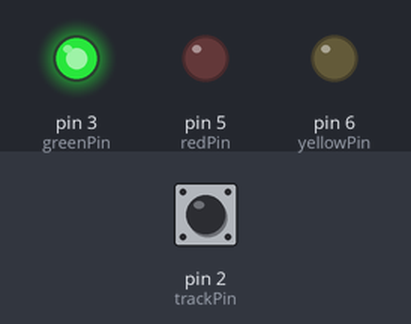
Recording of a sketch running on a simulated Arduino Nano, built with avr-gcc and run on an emulated ATmega328P. On the bench: output pins drawn as LEDs (lit = HIGH). Inputs (shaded band) come from the test bench; at power-on: pin 2 (trackPin) HIGH.

Above: at 1.2 s.
1.3 s: pin 2 (trackPin) pulled LOW for 0.15 s
At 2.6 s:
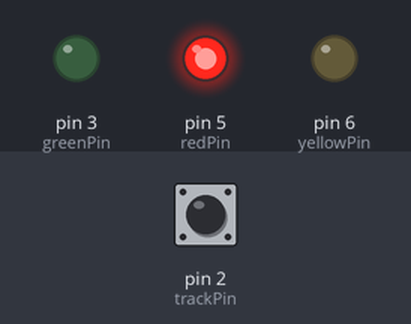
At 7.6 s:
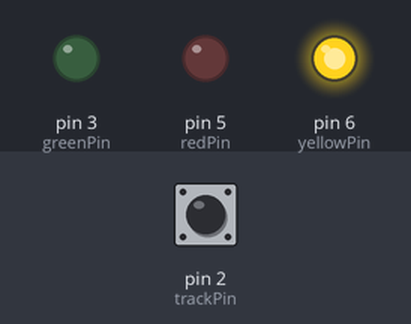
Timing chart, 0 to 12.8 s (numbered marks = the images above; inputs shaded):
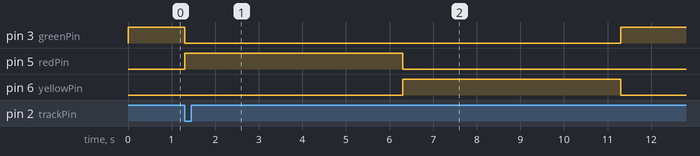

Measured:
- after the input at 1.3 s, pin 3 (greenPin): HIGH → LOW at once, → HIGH 10.0 s later; pin 5 (redPin): LOW → HIGH at once, → LOW 5.0 s later; pin 6 (yellowPin): LOW → HIGH after 5.0 s, → LOW 5.0 s later

The sketch:

Signal3AspectWithButton.ino
```cpp
// Example from Merg Journal June 2020 page49
// Sven Rosvall

// Arduino Nano as in the article.

/* This case  uses the  trackPin and cycles through the colours.
    when a train is detected.
*/

int trackPin = 2;
int greenPin = 3;
int redPin = 5;
int yellowPin = 6;

void setup()
{
  pinMode(trackPin, INPUT_PULLUP);
  pinMode(greenPin, OUTPUT);
  pinMode(redPin, OUTPUT);
  pinMode(yellowPin, OUTPUT);
  digitalWrite(greenPin, HIGH);
}

void loop()
{

  while (digitalRead(trackPin) == HIGH )
 {
 }

  digitalWrite(greenPin, LOW);
  digitalWrite(redPin, HIGH);

  delay(5000);
  digitalWrite(redPin, LOW);
  digitalWrite(yellowPin, HIGH);

  delay(5000);
  digitalWrite(yellowPin, LOW);
  digitalWrite(greenPin, HIGH);

  //delay(5000);
}
```
